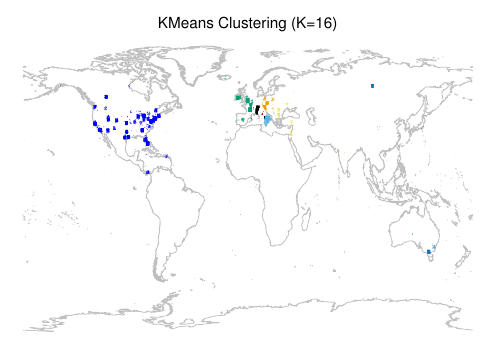

Recreate this plot in gnuplot.
set term postscript eps enhanced color 22
#set terminal pdf monochrome
set output "kmeans_cluster_map.eps"
load "styles.inc"

set style fill transparent solid 0.5

set title "KMeans Clustering (K=16)"
unset key
unset border
unset yzeroaxis
unset xtics
unset ytics

#
# plot world map and correspondent locations as a +
plot \
	'data/world_10m.txt' with lines ls 400 , \
	'data/cluster_coordinates_kmeans_16_1.txt'  with points ls 40,\
	'data/cluster_coordinates_kmeans_16_2.txt'  with points ls 41,\
	'data/cluster_coordinates_kmeans_16_3.txt'  with points ls 42,\
	'data/cluster_coordinates_kmeans_16_4.txt'  with points ls 43,\
	'data/cluster_coordinates_kmeans_16_5.txt'  with points ls 44,\
	'data/cluster_coordinates_kmeans_16_6.txt'  with points ls 45,\
	'data/cluster_coordinates_kmeans_16_7.txt'  with points ls 46,\
	'data/cluster_coordinates_kmeans_16_8.txt'  with points ls 47,\
	'data/cluster_coordinates_kmeans_16_9.txt'  with points ls 48,\
	'data/cluster_coordinates_kmeans_16_10.txt' with points ls 49,\
	'data/cluster_coordinates_kmeans_16_11.txt' with points ls 50,\
	'data/cluster_coordinates_kmeans_16_12.txt' with points ls 51,\
	'data/cluster_coordinates_kmeans_16_13.txt' with points ls 52,\
	'data/cluster_coordinates_kmeans_16_14.txt' with points ls 53,\
	'data/cluster_coordinates_kmeans_16_15.txt' with points ls 54,\
	'data/cluster_coordinates_kmeans_16_16.txt' with points ls 55
	
#set title ""
set key on
set border
set yzeroaxis
set xtics
set ytics

!epstopdf "kmeans_cluster_map.eps"
!rm "kmeans_cluster_map.eps"
quit